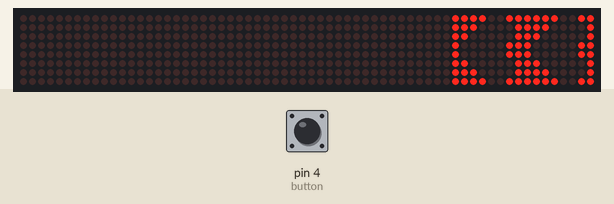
This sketch was run on a simulated Arduino Uno, built with avr-gcc and run on an emulated ATmega328P. On the bench: 64×8 LED matrix. The inputs (shaded band) are chosen by the test bench; at power-on: pin 4 (button) LOW.

Above: at 0.9 s.
At 5.6 s:
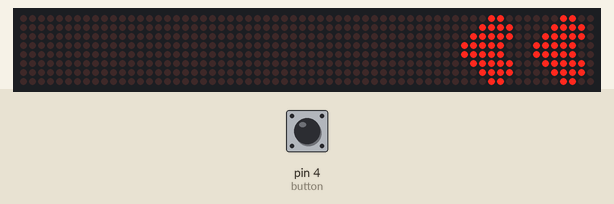
5.7 s: pin 4 (button) pulled HIGH for 2.1 s
At 7.1 s:
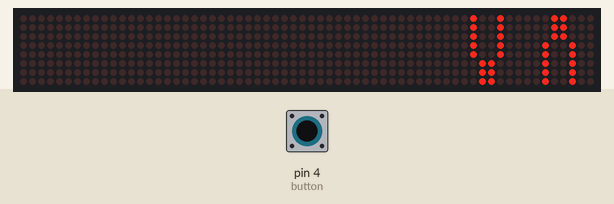
9.3 s: pin 4 (button) driven HIGH
At 11.5 s:
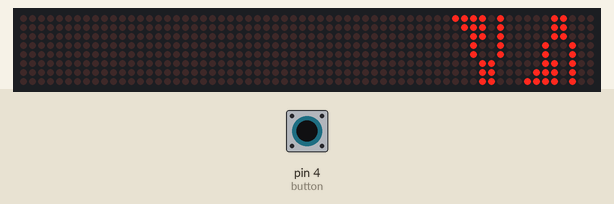
Timing chart, 0 to 13.0 s (numbered marks = the images above; inputs shaded):
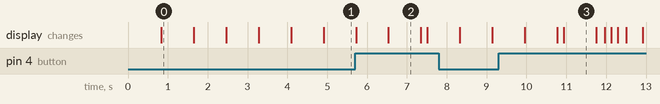

Measured:
- after the input at 5.7 s, the display: first differs from a run without the input after 0.84 s (image 2)
- after the input at 9.3 s, the display: first changes after 0.65 s (image 3 shows a later state)
- what the display in image 0 shows lasts 0.9 s, from 0.8 s to 1.7 s

The sketch:

smart_mask_nano3.ino
```cpp
#include <LedControl.h>
#define MIC A0
int DIN = 7;
int CS =  6;
int CLK = 5;
int sig = 0;
const int button  = 4;
int j = 1, val = 0;
byte invader1a[] = {B00011000, B00011000, B00011000, B00011000, B00011000, B00011000, B00011000, B00011000,};
byte invader1b[] = {B00011000, B00011000, B00011000, B00011000, B00011000, B00011000, B00011000, B00011000,};
byte invader2a[] = {B00011000, B00011000, B00011000, B00100100, B00100100, B00100100, B00100100, B00100100,};
byte invader2b[] = {B00100100, B00100100, B00100100, B00100100, B00100100, B00011000, B00011000, B00011000,};
byte invader3a[] = {B00011000, B00011000, B00100100, B01000010, B01000010, B01000010, B01000010, B01000010,};
byte invader3b[] = {B01000010, B01000010, B01000010, B01000010, B01000010, B00100100, B00011000, B00011000,};
byte invader4a[] = {B00011000, B00100100, B01000010, B10000001, B10000001, B10000001, B10000001, B10000001,};
byte invader4b[] = {B10000001, B10000001, B10000001, B10000001, B10000001, B01000010, B00100100, B00011000,};

byte d0[] = {B00000000, B00000000, B00000000, B00000000, B00000000, B00000000, B00000000, B11111111};
byte d1[] = {B00000000, B00000000, B00000000, B00000000, B00000000, B01010010, B01110110, B11111111};
byte d2[] = {B00000000, B00000000, B00000000, B00000000, B00000000, B10101001, B11101011, B11111111};
byte d3[] = {B00000000, B00000000, B00000000, B10010010, B10010010, B11011111, B11111111, B11111111};
byte d4[] = {B00000000, B00000000, B00000000, B01001001, B01101011, B11101111, B11111111, B11111111};
byte d5[] = {B00000000, B10010010, B11010011, B11010011, B11111011, B11111111, B11111111, B11111111};
byte d6[] = {B00000000, B00101100, B10101100, B11101110, B11101111, B11111111, B11111111, B11111111};

byte o0[] = {B00000000, B00000000, B00000000, B00000000, B00000000, B00000000, B00000000, B00000000};
byte o1[] = {B00000000, B00000000, B00000000, B00000000, B00000000, B00000000, B00000000, B11111111};
byte o2[] = {B00000000, B00000000, B00000000, B00000000, B00000000, B00000000, B11111111, B00010000};
byte o3[] = {B00000000, B00000000, B00000000, B00000000, B00000000, B11111111, B00010000, B00010000};
byte o4[] = {B00000000, B00000000, B00000000, B00000000, B11111111, B00010000, B00010000, B11111111};
byte o5[] = {B00000000, B00000000, B00000000, B11111111, B00010000, B00010000, B11111111, B00000000};
byte o6[] = {B00000000, B00000000, B11111111, B00010000, B00010000, B11111111, B00000000, B10000001};
byte o7[] = {B00000000, B11111111, B00010000, B00010000, B11111111, B00000000, B10000001, B11111111};
byte o8[] = {B11111111, B00010000, B00010000, B11111111, B00000000, B10000001, B11111111, B10000001};
byte o9[] = {B00010000, B00010000, B11111111, B00000000, B10000001, B11111111, B10000001, B00000000};
byte o10[] = {B00010000, B11111111, B00000000, B10000001, B11111111, B10000001, B00000000, B00000000};
byte o11[] = {B11111111, B00000000, B10000001, B11111111, B10000001, B00000000, B00000000, B00000000};
byte o12[] = {B00000000, B10000001, B11111111, B10000001, B00000000, B00000000, B00000000, B10000001};
byte o13[] = {B10000001, B11111111, B10000001, B00000000, B00000000, B00000000, B10000001, B11111111};
byte o14[] = {B11111111, B10000001, B00000000, B00000000, B00000000, B10000001, B11111111, B10000001};
byte o15[] = {B10000001, B00000000, B00000000, B00000000, B10000001, B11111111, B10000001, B00000000};
byte o16[] = {B00000000, B00000000, B00000000, B10000001, B11111111, B10000001, B00000000, B11111010};
byte o17[] = {B00000000, B00000000, B10000001, B11111111, B10000001, B00000000, B11111010, B00001011};
byte o18[] = {B00000000, B10000001, B11111111, B10000001, B00000000, B11111010, B00001011, B01111000};
byte o19[] = {B11111111, B10000001, B00000000, B11111010, B00001011, B01111000, B00001000, B00001000};
byte o20[] = {B11111111, B10000001, B00000000, B11111010, B00001011, B01111000, B00001000, B11111000};
byte o21[] = {B10000001, B00000000, B11111010, B00001011, B01111000, B00001000, B11111000, B00000000};
byte o22[] = {B00000000, B11111010, B00001011, B01111000, B00001000, B11111000, B00000000, B00000000};
byte o23[] = {B11111010, B00001011, B01111000, B00001000, B11111000, B00000000, B00000000, B00000000};
byte o24[] = {B00001011, B01111000, B00001000, B11111000, B00000000, B00000000, B00000000, B00111100};
byte o25[] = {B01111000, B00001000, B11111000, B00000000, B00000000, B00000000, B00111100, B01000010};
byte o26[] = {B00001000, B11111000, B00000000, B00000000, B00000000, B00111100, B01000010, B10000001};
byte o27[] = {B11111000, B00000000, B00000000, B00000000, B00111100, B01000010, B10000001, B10000001};
byte o28[] = {B00000000, B00000000, B00000000, B00111100, B01000010, B10000001, B10000001, B10000001};
byte o29[] = {B00000000, B00000000, B00111100, B01000010, B10000001, B10000001, B10000001, B10000001};
byte o30[] = {B00000000, B00111100, B01000010, B10000001, B10000001, B10000001, B10000001, B01000010};
byte o31[] = {B00111100, B01000010, B10000001, B10000001, B10000001, B10000001, B01000010, B00111100};
byte o32[] = {B01000010, B10000001, B10000001, B10000001, B10000001, B01000010, B00111100, B00000000};
byte o33[] = {B10000001, B10000001, B10000001, B10000001, B01000010, B00111100, B00000000, B11111000};
byte o34[] = {B10000001, B10000001, B10000001, B01000010, B00111100, B00000000, B11111000, B00001000};
byte o35[] = {B10000001, B10000001, B01000010, B00111100, B00000000, B11111000, B00001000, B01111000};
byte o36[] = {B10000001, B01000010, B00111100, B00000000, B11111000, B00001000, B01111000, B00001000};
byte o37[] = {B01000010, B00111100, B00000000, B11111000, B00001000, B01111000, B00001000, B11111000};
byte o38[] = {B00111100, B00000000, B11111000, B00001000, B01111000, B00001000, B11111000, B00000000};
byte o39[] = {B00000000, B11111000, B00001000, B01111000, B00001000, B11111000, B00000000, B00110000};
byte o40[] = {B11111000, B00001000, B01111000, B00001000, B11111000, B00000000, B00110000, B01001000};
byte o41[] = {B00001000, B01111000, B00001000, B11111000, B00000000, B00110000, B01001000, B10000100};
byte o42[] = {B01111000, B00001000, B11111000, B00000000, B00110000, B01001000, B10000100, B10000100};
byte o43[] = {B00001000, B11111000, B00000000, B00110000, B01001000, B10000100, B10000100, B01000100};
byte o44[] = {B11111000, B00000000, B00110000, B01001000, B10000100, B10000100, B01000100, B00111100};
byte o45[] = {B00000000, B00110000, B01001000, B10000100, B10000100, B01000100, B00111100, B01000000};
byte o46[] = {B00110000, B01001000, B10000100, B10000100, B01000100, B00111100, B01000000, B00000000};
byte o47[] = {B01001000, B10000100, B10000100, B01000100, B00111100, B01000000, B00000000, B11111100};
byte o48[] = {B10000100, B10000100, B01000100, B00111100, B01000000, B00000000, B11111100, B00001000};
byte o49[] = {B10000100, B01000100, B00111100, B01000000, B00000000, B11111100, B00001000, B00000100};
byte o50[] = {B01000100, B00111100, B01000000, B00000000, B11111100, B00001000, B00000100, B00000100};
byte o51[] = {B00111100, B01000000, B00000000, B11111100, B00001000, B00000100, B00000100, B00000100};
byte o52[] = {B01000000, B00000000, B11111100, B00001000, B00000100, B00000100, B00000100, B00000000};
byte o53[] = {B00000000, B11111100, B00001000, B00000100, B00000100, B00000100, B00000000, B00000000};

byte h1[8] = {B00001100, B00011110, B00111110, B01111100, B01111100, B00111110, B00011110, B00001100};
byte h2[8] = {B11110011, B11100001, B11000001, B10000011, B10000011, B11000001, B11100001, B11110011};

byte t0a[] = { B00011000, B00011000, B00011000, B00100100, B00100100, B00100100, B00100100, B00100100,};
byte t0b[] = { B00100100, B00100100, B00100100, B00100100, B00100100, B00011000, B00011000, B00011000,};
byte t1a[] = { B00011000, B00011000, B00011000, B00100100, B00100100, B00100100, B00110100, B01110100,};
byte t1b[] = { B01110100, B00110100, B00100100, B00100100, B00100100, B00011000, B00011000, B00011000,};
byte t2a[] = { B00011000, B00011000, B00011000, B00100100, B00100100, B00110100, B01110100, B11110100,};
byte t2b[] = { B11110100, B01110100, B00110100, B00100100, B00100100, B00011000, B00011000, B00011000,};
LedControl lc = LedControl(DIN, CLK, CS, 0);

void setup() {
  lc.shutdown(0, false); // Wake up displays
  lc.shutdown(1, false);
  lc.setIntensity(0, 5); // Set intensity levels
  lc.setIntensity(1, 5);
  lc.clearDisplay(0); // Clear Displays
  lc.clearDisplay(1);
  pinMode(button, INPUT);
  button == LOW;
}

void sinvader1a() {
  sig = analogRead(MIC) / 15;
  Serial.println(" b ");
  Serial.print(sig);
  if ((sig == 4))
  { for (int i = 0; i < 8; i++) {
      lc.setRow(0, i, invader1a[i]);
      lc.setRow(1, i, invader1b[i]);
    }
    delay(1);
  }
  else if ((sig > 5 && sig <= 6) || (sig < 3))
  { for (int i = 0; i < 8; i++) {
      lc.setRow(0, i, invader2a[i]);
      lc.setRow(1, i, invader2b[i]);
    }
    delay(250);
    for (int i = 0; i < 8; i++) {
      lc.setRow(0, i, invader3a[i]);
      lc.setRow(1, i, invader3b[i]);
    }
    delay(250);
    for (int i = 0; i < 8; i++) {
      lc.setRow(0, i, invader2a[i]);
      lc.setRow(1, i, invader2b[i]);
    }
    delay(250);
  }
  else if (sig > 6 && sig < 8)
  { for (int i = 0; i < 8; i++) {
      lc.setRow(0, i, invader3a[i]);
      lc.setRow(1, i, invader3b[i]);
    }
    delay(350);
  }
  else if (sig >= 8)
  { for (int i = 0; i < 8; i++) {
      lc.setRow(0, i, invader4a[i]);
      lc.setRow(1, i, invader4b[i]);
    }
    delay(200);
    for (int i = 0; i < 8; i++) {
      lc.setRow(0, i, invader2a[i]);
      lc.setRow(1, i, invader2b[i]);
    }
    delay(150);
    for (int i = 0; i < 8; i++) {
      lc.setRow(0, i, invader3a[i]);
      lc.setRow(1, i, invader3b[i]);
    }
    delay(150);
    for (int i = 0; i < 8; i++) {
      lc.setRow(0, i, invader4a[i]);
      lc.setRow(1, i, invader4b[i]);
    }
    delay(200);
  }
  val = digitalRead(button);
 if (val == 1){
      name();
      val = 0;
      button == LOW;
      val = digitalRead(button);
      if (val == 0) {
        j = 3;
    }
  }
}

void name() {
{ for (int i = 0; i < 8; i++) {
      lc.setRow(1, i, o0[i]);
      lc.setRow(0, i, o0[i]);
    }
  }
  delay(400);
{ for (int i = 0; i < 8; i++) {
      lc.setRow(1, i, o1[i]);
      lc.setRow(0, i, o0[i]);
    }
  }
  delay(400);
{ for (int i = 0; i < 8; i++) {
      lc.setRow(1, i, o2[i]);
      lc.setRow(0, i, o0[i]);
    }
  }
  delay(400);
{ for (int i = 0; i < 8; i++) {
      lc.setRow(1, i, o3[i]);
      lc.setRow(0, i, o0[i]);
    }
  }
  delay(400);
{ for (int i = 0; i < 8; i++) {
      lc.setRow(1, i, o4[i]);
      lc.setRow(0, i, o0[i]);
    }
  }
  delay(400);
{ for (int i = 0; i < 8; i++) {
      lc.setRow(1, i, o5[i]);
      lc.setRow(0, i, o0[i]);
    }
  }
  delay(400);
{ for (int i = 0; i < 8; i++) {
      lc.setRow(1, i, o6[i]);
      lc.setRow(0, i, o0[i]);
    }
  }
  delay(400);
{ for (int i = 0; i < 8; i++) {
      lc.setRow(1, i, o7[i]);
      lc.setRow(0, i, o0[i]);
    }
  }
  delay(400);
{ for (int i = 0; i < 8; i++) {
      lc.setRow(1, i, o8[i]);
      lc.setRow(0, i, o0[i]);
    }
  }
  delay(400);
{ for (int i = 0; i < 8; i++) {
      lc.setRow(1, i, o9[i]);
      lc.setRow(0, i, o1[i]);
    }
  }
  delay(400);
{ for (int i = 0; i < 8; i++) {
      lc.setRow(1, i, o10[i]);
      lc.setRow(0, i, o2[i]);
    }
  }
  delay(400);
{ for (int i = 0; i < 8; i++) {
      lc.setRow(1, i, o11[i]);
      lc.setRow(0, i, o3[i]);
    }
  }
  delay(400);
{ for (int i = 0; i < 8; i++) {
      lc.setRow(1, i, o12[i]);
      lc.setRow(0, i, o4[i]);
    }
  }
  delay(400);
{ for (int i = 0; i < 8; i++) {
      lc.setRow(1, i, o13[i]);
      lc.setRow(0, i, o5[i]);
    }
  }
  delay(400);
{ for (int i = 0; i < 8; i++) {
      lc.setRow(1, i, o14[i]);
      lc.setRow(0, i, o6[i]);
    }
  }
  delay(400);
{ for (int i = 0; i < 8; i++) {
      lc.setRow(1, i, o15[i]);
      lc.setRow(0, i, o7[i]);
    }
  }
  delay(400);
{ for (int i = 0; i < 8; i++) {
      lc.setRow(1, i, o16[i]);
      lc.setRow(0, i, o8[i]);
    }
  }
  delay(400);
{ for (int i = 0; i < 8; i++) {
      lc.setRow(1, i, o17[i]);
      lc.setRow(0, i, o9[i]);
    }
  }
  delay(400);
{ for (int i = 0; i < 8; i++) {
      lc.setRow(1, i, o18[i]);
      lc.setRow(0, i, o10[i]);
    }
  }
  delay(400);
{ for (int i = 0; i < 8; i++) {
      lc.setRow(1, i, o19[i]);
      lc.setRow(0, i, o11[i]);
    }
  }
  delay(400);
{ for (int i = 0; i < 8; i++) {
      lc.setRow(1, i, o20[i]);
      lc.setRow(0, i, o12[i]);
    }
  }
  delay(400);
{ for (int i = 0; i < 8; i++) {
      lc.setRow(1, i, o21[i]);
      lc.setRow(0, i, o13[i]);
    }
  }
  delay(400);
{ for (int i = 0; i < 8; i++) {
      lc.setRow(1, i, o22[i]);
      lc.setRow(0, i, o14[i]);
    }
  }
  delay(400);
{ for (int i = 0; i < 8; i++) {
      lc.setRow(1, i, o23[i]);
      lc.setRow(0, i, o15[i]);
    }
  }
  delay(400);
{ for (int i = 0; i < 8; i++) {
      lc.setRow(1, i, o24[i]);
      lc.setRow(0, i, o16[i]);
    }
  }
  delay(400);
{ for (int i = 0; i < 8; i++) {
      lc.setRow(1, i, o25[i]);
      lc.setRow(0, i, o17[i]);
    }
  }
  delay(400);
{ for (int i = 0; i < 8; i++) {
      lc.setRow(1, i, o26[i]);
      lc.setRow(0, i, o18[i]);
    }
  }
  delay(400);
{ for (int i = 0; i < 8; i++) {
      lc.setRow(1, i, o27[i]);
      lc.setRow(0, i, o19[i]);
    }
  }
  delay(400);
{ for (int i = 0; i < 8; i++) {
      lc.setRow(1, i, o28[i]);
      lc.setRow(0, i, o20[i]);
    }
  }
  delay(400);
{ for (int i = 0; i < 8; i++) {
      lc.setRow(1, i, o29[i]);
      lc.setRow(0, i, o21[i]);
    }
  }
  delay(400);
{ for (int i = 0; i < 8; i++) {
      lc.setRow(1, i, o30[i]);
      lc.setRow(0, i, o22[i]);
    }
  }
  delay(400);
{ for (int i = 0; i < 8; i++) {
      lc.setRow(1, i, o31[i]);
      lc.setRow(0, i, o23[i]);
    }
  }
  delay(400);
{ for (int i = 0; i < 8; i++) {
      lc.setRow(1, i, o32[i]);
      lc.setRow(0, i, o24[i]);
    }
  }
  delay(400);
{ for (int i = 0; i < 8; i++) {
      lc.setRow(1, i, o33[i]);
      lc.setRow(0, i, o25[i]);
    }
  }
  delay(400);
{ for (int i = 0; i < 8; i++) {
      lc.setRow(1, i, o34[i]);
      lc.setRow(0, i, o26[i]);
    }
  }
  delay(400);
{ for (int i = 0; i < 8; i++) {
      lc.setRow(1, i, o35[i]);
      lc.setRow(0, i, o27[i]);
    }
  }
  delay(400);
{ for (int i = 0; i < 8; i++) {
      lc.setRow(1, i, o36[i]);
      lc.setRow(0, i, o28[i]);
    }
  }
  delay(400);
{ for (int i = 0; i < 8; i++) {
      lc.setRow(1, i, o37[i]);
      lc.setRow(0, i, o29[i]);
    }
  }
  delay(400);
{ for (int i = 0; i < 8; i++) {
      lc.setRow(1, i, o38[i]);
      lc.setRow(0, i, o30[i]);
    }
  }
  delay(400);
{ for (int i = 0; i < 8; i++) {
      lc.setRow(1, i, o39[i]);
      lc.setRow(0, i, o31[i]);
    }
  }
  delay(400);
{ for (int i = 0; i < 8; i++) {
      lc.setRow(1, i, o40[i]);
      lc.setRow(0, i, o32[i]);
    }
  }
  delay(400);
{ for (int i = 0; i < 8; i++) {
      lc.setRow(1, i, o41[i]);
      lc.setRow(0, i, o33[i]);
    }
  }
  delay(400);
{ for (int i = 0; i < 8; i++) {
      lc.setRow(1, i, o42[i]);
      lc.setRow(0, i, o34[i]);
    }
  }
  delay(400);
{ for (int i = 0; i < 8; i++) {
      lc.setRow(1, i, o43[i]);
      lc.setRow(0, i, o35[i]);
    }
  }
  delay(400);
{ for (int i = 0; i < 8; i++) {
      lc.setRow(1, i, o44[i]);
      lc.setRow(0, i, o36[i]);
    }
  }
  delay(400);
{ for (int i = 0; i < 8; i++) {
      lc.setRow(1, i, o45[i]);
      lc.setRow(0, i, o37[i]);
    }
  }
  delay(400);
{ for (int i = 0; i < 8; i++) {
      lc.setRow(1, i, o46[i]);
      lc.setRow(0, i, o38[i]);
    }
  }
  delay(400);
{ for (int i = 0; i < 8; i++) {
      lc.setRow(1, i, o47[i]);
      lc.setRow(0, i, o39[i]);
    }
  }
  delay(400);
{ for (int i = 0; i < 8; i++) {
      lc.setRow(1, i, o48[i]);
      lc.setRow(0, i, o40[i]);
    }
  }
  delay(400);
{ for (int i = 0; i < 8; i++) {
      lc.setRow(1, i, o49[i]);
      lc.setRow(0, i, o41[i]);
    }
  }
  delay(400);
{ for (int i = 0; i < 8; i++) {
      lc.setRow(1, i, o50[i]);
      lc.setRow(0, i, o42[i]);
    }
  }
  delay(400);
{ for (int i = 0; i < 8; i++) {
      lc.setRow(1, i, o51[i]);
      lc.setRow(0, i, o43[i]);
    }
  }
  delay(400);
{ for (int i = 0; i < 8; i++) {
      lc.setRow(1, i, o52[i]);
      lc.setRow(0, i, o44[i]);
    }
  }
  delay(400);
{ for (int i = 0; i < 8; i++) {
      lc.setRow(1, i, o53[i]);
      lc.setRow(0, i, o45[i]);
    }
  }
  delay(1000);
  val = digitalRead(button);
  if (val == 1) {
      val = 0;
      val = digitalRead(button);
      heart();
      if (val == 0) {
        j = 4;
      }

  }

}

void heart() {
{ for (int i = 0; i < 8; i++) {
      lc.setRow(1, i, h1[i]);
      lc.setRow(0, i, h1[i]);
    }
  }
  delay(800);
{ for (int i = 0; i < 8; i++) {
      lc.setRow(1, i, h2[i]);
      lc.setRow(0, i, h2[i]);
    }
  }
  delay(800);
    val = digitalRead(button);
  if (val == 1) {

      tongue();
      button == LOW;
      val = 0;
      val = digitalRead(button);
      if (val == 0) {
        j = 1;
      }

  }
}

void tongue() {
{ for (int i = 0; i < 8; i++) {
      lc.setRow(0, i, t0a[i]);
      lc.setRow(1, i, t0b[i]);
    }
  }
  delay(800);
{ for (int i = 0; i < 8; i++) {
      lc.setRow(0, i, t1a[i]);
      lc.setRow(1, i, t1b[i]);
    }
  }
  delay(150);
{ for (int i = 0; i < 8; i++) {
      lc.setRow(0, i, t2a[i]);
      lc.setRow(1, i, t2b[i]);
    }
  }
  delay(800);
  val = digitalRead(button);
  if (val == 1) {
      sinvader1a();
      button == LOW;
      val = 0;
      val = digitalRead(button);
      if (val == 0) {
        j = 2;
      }

  }
}

void loop() {

//      sinvader1a();

//      name();

      heart();

//      tongue();

}
```
